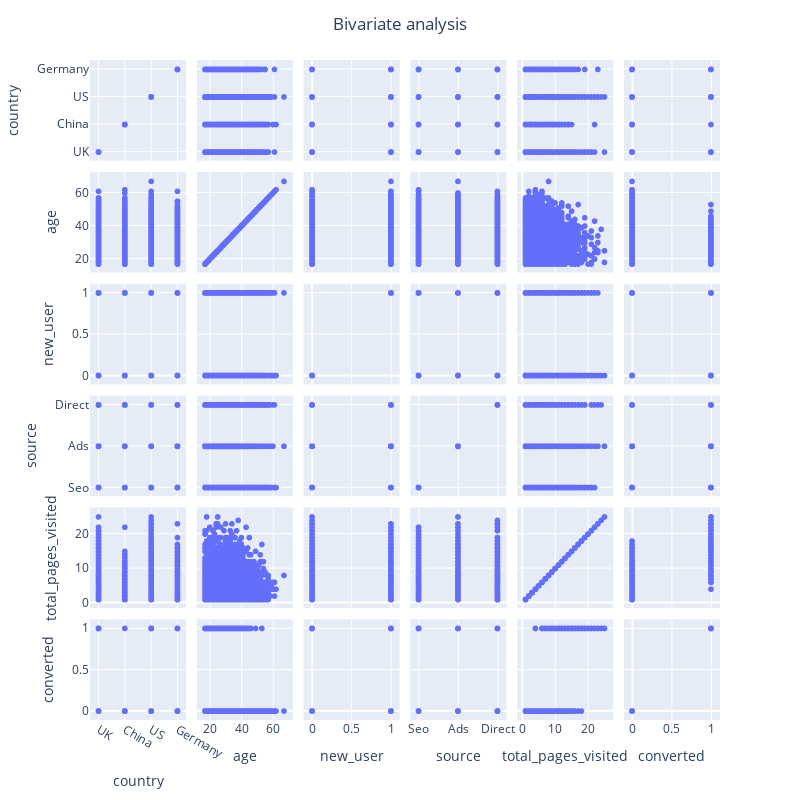

Notebook code cell kept with this figure:
### Code cell
# Visualize pairwise dependencies before taking out outliers
fig = px.scatter_matrix(data_sample)
fig.update_layout(
        title = go.layout.Title(text = "Bivariate analysis", x = 0.5), showlegend = False, 
            autosize=False, height=800, width = 800)
fig.show()

### Figure 1 — Plotly figure (JSON) as saved in the notebook; plotly's stock layout.template omitted (floating-point values rounded to 4 significant figures; data arrays with more than 128 entries replaced by an {"elided": "..."} marker saying what was removed)
{"data": [{"dimensions": [{"axis": {"matches": true}, "label": "country", "values": {"elided": "10000 str values"}}, {"axis": {"matches": true}, "label": "age", "values": {"elided": "10000 int values"}}, {"axis": {"matches": true}, "label": "new_user", "values": {"elided": "10000 int values"}}, {"axis": {"matches": true}, "label": "source", "values": {"elided": "10000 str values"}}, {"axis": {"matches": true}, "label": "total_pages_visited", "values": {"elided": "10000 int values"}}, {"axis": {"matches": true}, "label": "converted", "values": {"elided": "10000 int values"}}], "hovertemplate": "%{xaxis.title.text}=%{x}<br>%{yaxis.title.text}=%{y}<extra></extra>", "legendgroup": "", "marker": {"color": "#636efa", "symbol": "circle"}, "name": "", "showlegend": false, "type": "splom"}], "layout": {"autosize": false, "dragmode": "select", "height": 800, "legend": {"tracegroupgap": 0}, "margin": {"t": 60}, "showlegend": false, "title": {"text": "Bivariate analysis", "x": 0.5}, "width": 800}}
